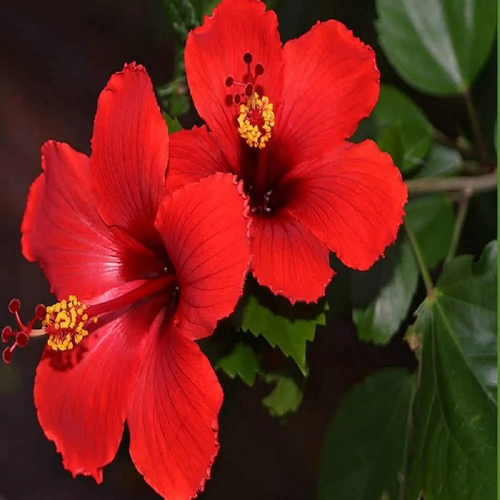
#> input picture flower.jpg, 1000 x 1000 px (shown at 1/2 size)
$ python image_segmentation.py
#> lines starting #> are read from the running program, lines starting #| are printed output that depends on the picture
#> the answer given: flower.jpg
### disjoint_set_union.py
def make_set(n):
    # initializing a disjoint set union dictionary where each node is the parent of itself
    dsu={}
    for i in range(n):
        dsu[i]=i
    return dsu

def find(parent, i):
    # Base case: If the parent of i is i itself, then i is the root element
    if parent[i] == i:
        return i
    # Recursive case: Follow the parent pointer to find the root element
    return find(parent, parent[i])

def union(parent, i, j):
    # Find the root elements of i and j
    root_i = find(parent, i)
    root_j = find(parent, j)
    # Union the sets represented by i and j
    if root_i!=root_j:
        parent[root_j] = root_i

### image_segmentation.py
from PIL import Image
from disjoint_set_union import *
import requests
import os

def width_height_resized_image(image_path):
    # this function is resizing the image into lesser no. of pixels because its initial pixels takes a lot of time to run
#> called with image_path = 'flower.jpg'
    image = Image.open(image_path) #opens image
#> image is the input picture: PIL image 1000x1000 RGB; mean R, G, B 114.5, 36.1, 25.9
    width,height=image.size #gives width and height of pixels
#> width = 1000; height = 1000
    target_pixels=20000
    current_pixels=width*height
#> current_pixels = 1000000
    # calculating new height and width
    ratio= (target_pixels / current_pixels) ** 0.5
#> ratio = 0.141
    target_width=int(width * ratio)
#> target_width = 141
    target_height = int(height*ratio)
#> target_height = 141
    return target_width,target_height

# width_height_resized_image(image_path)

# [15 lines left out: function download_image_from_url, not called in this run]

def download_image_from_file(file_path):
    try:
        if os.path.exists(file_path):
            print(f"Using local image file: {file_path}")
            return file_path
        else:
            print(f"File not found: {file_path}")
            return None
    except Exception as e:
        print(f"An error occurred while reading the file: {e}")
        return None

def save_user_image():
    user_input = input("Enter the image address or local file path (e.g: image.jpg) of the image you want to process: ")

    if user_input.startswith('http://') or user_input.startswith('https://'):
        # User input is a URL
        save_path = 'user_input.jpg'  # Specify local save path for downloaded image
        downloaded_path = download_image_from_url(user_input, save_path)
    else:
        # User input is a local file path
        downloaded_path = download_image_from_file(user_input)

    if downloaded_path:
        # Process the downloaded or local image
        target_width, target_height = width_height_resized_image(downloaded_path)
#> target_width = 141; target_height = 141
        resized_image = Image.open(downloaded_path).resize((target_width, target_height))
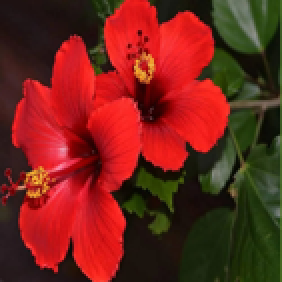
#> resized_image: PIL image 141x141 RGB (shown 2 times larger); mean R, G, B 114.4, 36, 25.9
        resized_image.save('input.jpg')
    else:
        print("Image download or file read failed. Please try again.")

# Call the function to save and process the user-provided image
save_user_image()

def image_pixels(image_path):
# this function returns a list rgb tuples of every pixel
#> called with image_path = 'input.jpg'
    resized_image=Image.open(image_path)
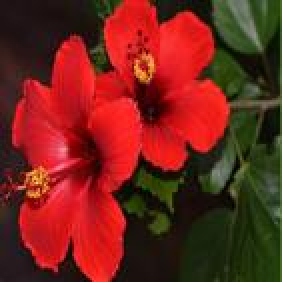
#> resized_image: PIL image 141x141 RGB (shown 2 times larger); mean R, G, B 114.4, 36.1, 26.2
    resized_image.show()
    pixels=list(resized_image.getdata())#gives tuples of colour intensity of each pixel in a list
#> pixels = 19881 items, first 6: (31, 19, 21), (31, 19, 21), (31, 19, 21), (30, 18, 20), (30, 18, 20), (29, 17, 19)
    return pixels

# image_pixels(image_path)

def initialize_dsu(image_path):
    # this fucntion calls the make set function of dsu to initialize sets in dsu where each node is a parent of itself
#> called with image_path = 'input.jpg'
    dsu = {}
    target_width,target_height=width_height_resized_image(image_path)
#> target_width = 141; target_height = 141
    no_of_pixels=target_width*target_height
#> no_of_pixels = 19881
    dsu=make_set(no_of_pixels)
    return dsu

def coordinates_dict(image_path):
# this function makes a dict where the keys are no. of pixel and the values are a tuple of its respective x,y coordinates
#> called with image_path = 'input.jpg'
    dsu_xy = {}
    target_width,target_height=width_height_resized_image(image_path)
#> target_width = 141; target_height = 141
    for y in range(target_height):
        for x in range(target_width):
            node= y*target_width+x
            dsu_xy[node]=(x,y) #the number of pixel is set as key and its x,y coordinates as value in dictionary of dsu
    return dsu_xy

def threshold(image_path):
    # this function uses the union and find to find pixels that belong in the same segment/set
    dsu = initialize_dsu(image_path)
    dsu_xy = coordinates_dict(image_path)
    threshold_value = 25
    # the threshold_value is set to compare the rgb color intensity of one pixel with another
    pixels = image_pixels(image_path)

    for pixel in range(len(dsu) - 1):
        # root: the pixel we are using to compare
        root = find(dsu, pixel)

        for pixel2 in range(pixel + 1, len(dsu) ):
            # this checks if pixel1 and pixel2 belongs in the same segment
            if abs(pixels[pixel][0] - pixels[pixel2][0]) <= threshold_value and \
               abs(pixels[pixel][1] - pixels[pixel2][1]) <= threshold_value and \
               abs(pixels[pixel][2] - pixels[pixel2][2]) <= threshold_value:

                # root2: the pixel we are comparing
                root2=find(dsu,pixel2)

                # this merges the pixels that have the same rgb threshold
                union(dsu, root, root2)
    return dsu

# [66 lines left out: functions segment_dsu, no_of_segments, rgb_dict, rgb_segmentation_tuple, create_segmented_image, not called in this run]


# [13 lines of commented-out code are left out]


image_path='input.jpg'

image_pixels(image_path)
initialize_dsu(image_path)
coordinates_dict(image_path)
#> (the run stopped early here; a loop or call above may not have finished)
